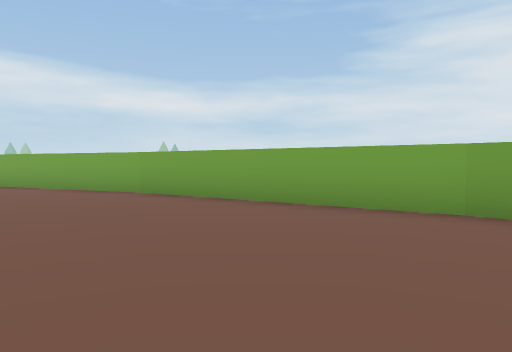
[1] (above)

16 first-person views from a walk through a scene from a Unity 3-D project. The camera is 1.2 m above the floor, tilts 2° down and sees 70° across. The floor is counted in squares, 2 m on a side. Each view is taken from the middle of a square. On the plan, view 1 faces up. The plan holds only what a view shows up to about 10 squares ahead; the rest is blank. The place goes on beyond the plan.

[2]
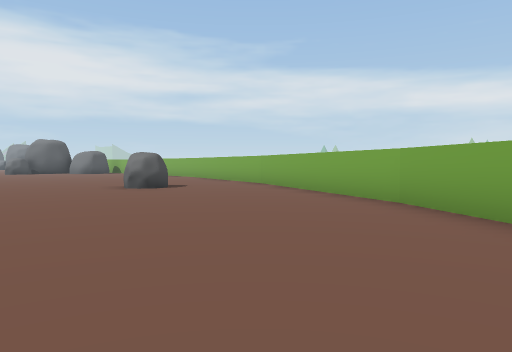

[3]
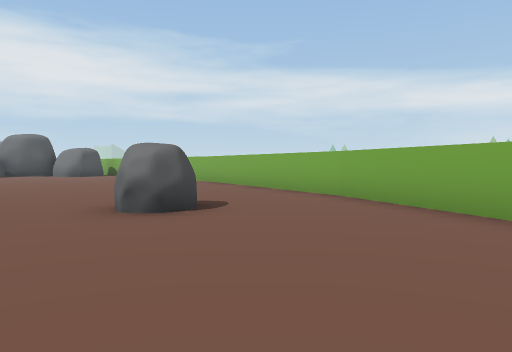

[4]
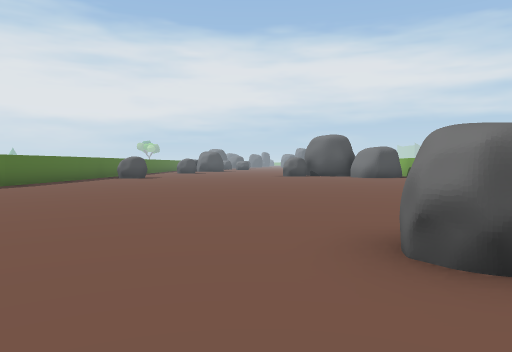

[5]
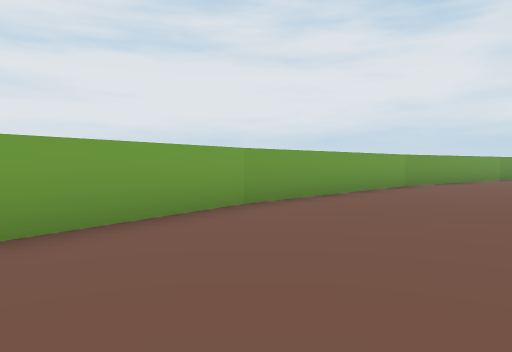

[6]
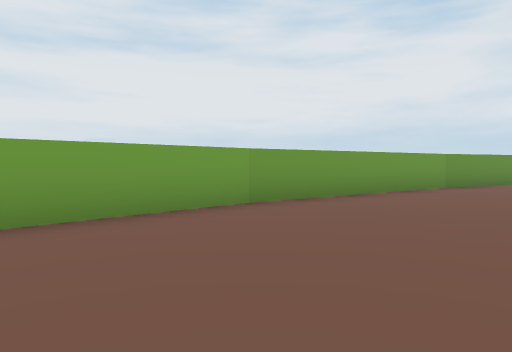

[7]
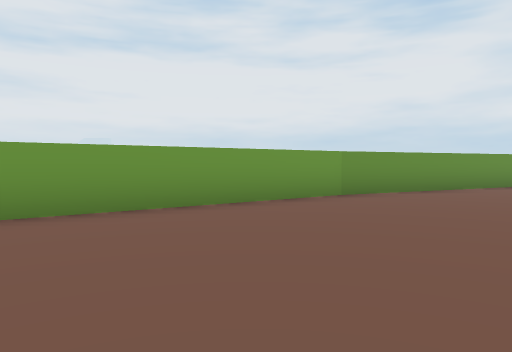

[8]
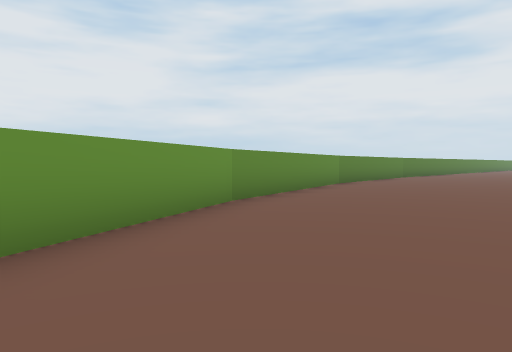

[9]
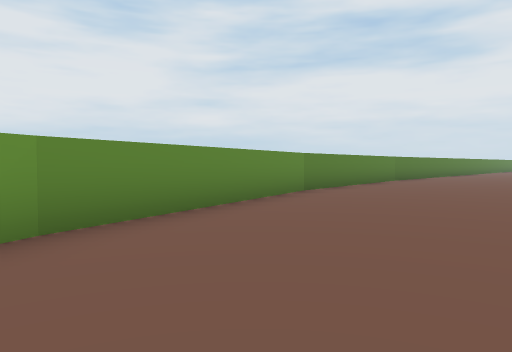

[10]
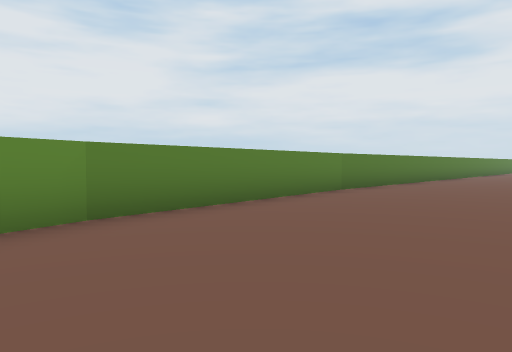

[11]
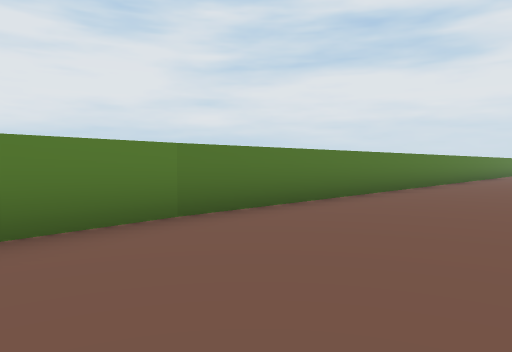

[12]
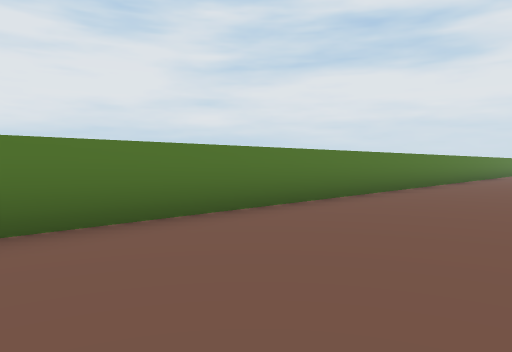

[13]
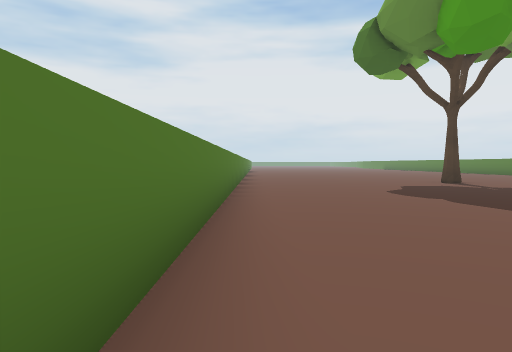

[14]
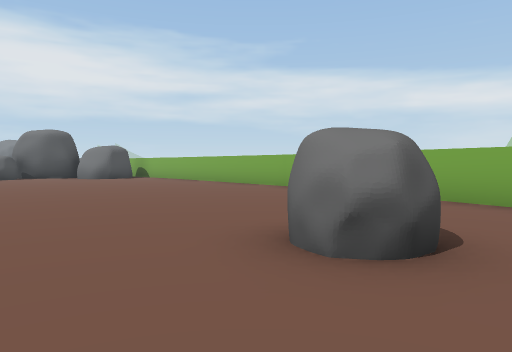

[15]
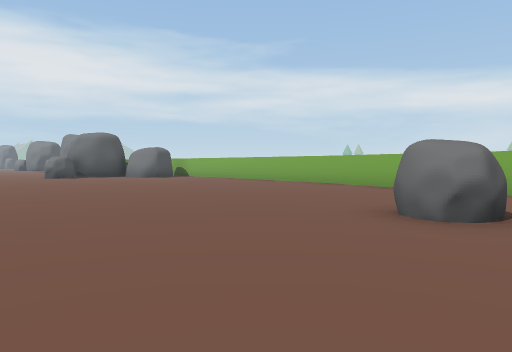

[16]
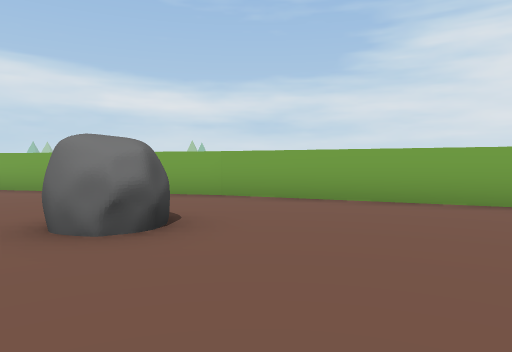

### Floor plan
Points are (right, up) in squares from view 1. A wall is a line through its corners. A room is listed if a view was taken in it or the views show most of it. See-through windows are left out.
Room 1 (views 1, 2, 3, 4, 5, 6, 7, 8, 9, 10, 11, 12, 13, 14, 15, 16)
walls: (6.6, 0.1) (2.4, 4.2); (12.4, -9.9) (9.9, -4.6) (6.5, 0.1); (2.5, 4.1) (-2.5, 7.5); (13.9, -15.5) (12.4, -9.8); (-2.3, 7.4) (-6.9, 9.5); (-16.1, -1.5) (-15.5, -1.6); (14.5, -21.3) (13.9, -15.3); (14.5, -29.5) (14.5, -21.2)
objects: other object (-9, 6) to (-8, 7)

Where each view was taken, in squares from view 1:
view 1: 0 up, 0 right, facing up
view 2: 2 up, 0 right, facing up-left
view 3: 4 up, 4 left, facing up-left
view 4: 5 up, 6 left, facing left
view 5: 4 up, 3 left, facing right
view 6: 0 up, 1 right, facing right
view 7: 3 down, 3 right, facing right
view 8: 6 down, 8 right, facing down-right
view 9: 9 down, 9 right, facing down-right
view 10: 14 down, 10 right, facing down-right
view 11: 19 down, 11 right, facing down-right
view 12: 22 down, 11 right, facing down-right
view 13: 23 down, 14 right, facing down
view 14: 4 up, 7 left, facing up-left
view 15: 2 up, 7 left, facing up-left
view 16: 3 up, 7 left, facing up
